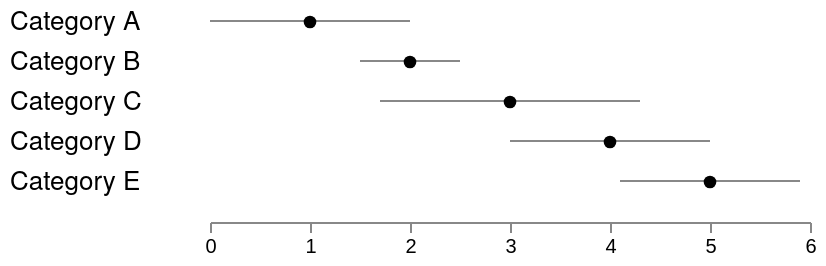

Write the Vega-Lite specification saved for this chart.
### Vega specification from a JSON file in a GitHub repository (floating-point values rounded to 4 significant figures)
{"$schema": "https://vega.github.io/schema/vega/v3.0.json", "width": 400, "height": 100, "padding": 5, "data": [{"name": "aggregate", "values": [{"label": "Category A", "mean": 1, "lo": 0, "hi": 2}, {"label": "Category B", "mean": 2, "lo": 1.5, "hi": 2.5}, {"label": "Category C", "mean": 3, "lo": 1.7, "hi": 4.3}, {"label": "Category D", "mean": 4, "lo": 3, "hi": 5}, {"label": "Category E", "mean": 5, "lo": 4.1, "hi": 5.9}]}], "scales": [{"name": "y", "type": "band", "range": "height", "domain": {"data": "aggregate", "field": "label"}, "zero": true}, {"name": "x", "type": "linear", "domain": {"data": "aggregate", "field": "hi"}, "range": [100, 400], "nice": true, "zero": true}], "axes": [{"orient": "bottom", "scale": "x", "tickCount": 6}], "marks": [{"type": "text", "from": {"data": "aggregate"}, "encode": {"enter": {"x": {"value": 0}, "y": {"scale": "y", "field": "label"}, "baseline": {"value": "middle"}, "fill": {"value": "#000"}, "text": {"field": "label"}, "font": {"value": "Helvetica Neue"}, "fontSize": {"value": 13}}}}, {"type": "rect", "from": {"data": "aggregate"}, "encode": {"enter": {"x": {"scale": "x", "field": "lo"}, "x2": {"scale": "x", "field": "hi"}, "y": {"scale": "y", "field": "label", "offset": -1}, "height": {"value": 1}, "fill": {"value": "#888"}}}}, {"type": "symbol", "from": {"data": "aggregate"}, "encode": {"enter": {"x": {"scale": "x", "field": "mean"}, "y": {"scale": "y", "field": "label"}, "size": {"value": 40}, "fill": {"value": "#000"}}}}]}
